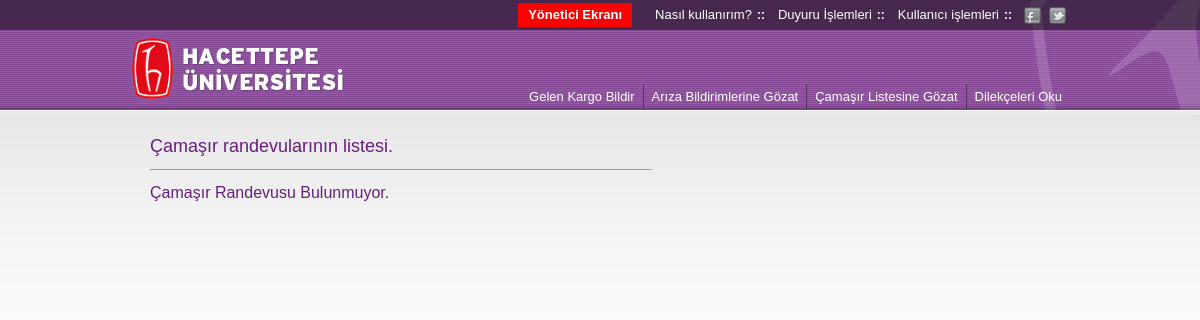
/camasirsirakontrol.php (signed in), run on an earlier commit of the app's database.
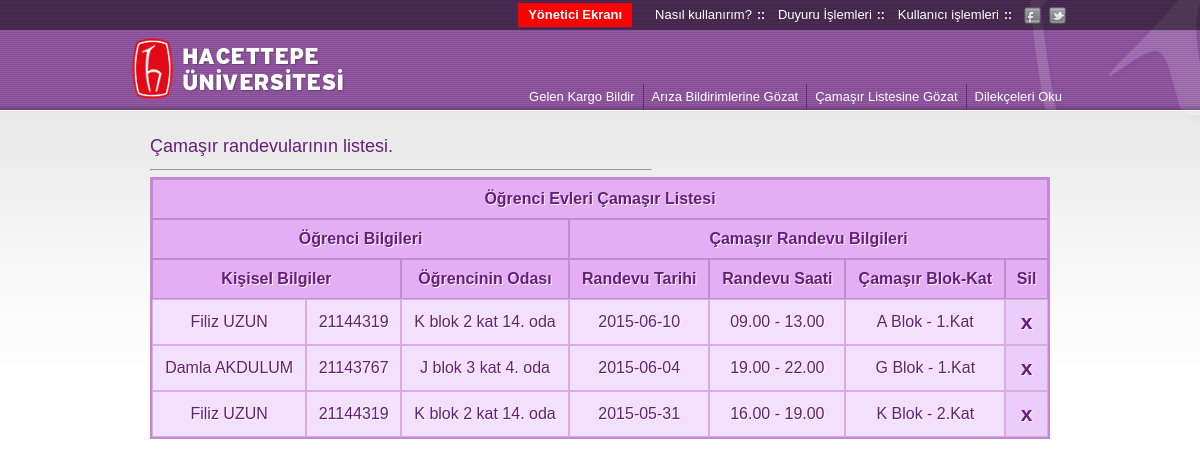
And on a later commit of the database.
### tables this page shows
CREATE TABLE IF NOT EXISTS `cmsiraal` (
  `cmsrogrno` int(8) NOT NULL,
  `cmsrblok` varchar(10) NOT NULL,
  `cmsrkat` varchar(10) NOT NULL,
  `cmsrtarihi` date NOT NULL,
  `cmsrsaati` varchar(15) NOT NULL,
  `cmsrINCREMENT` int(11) NOT NULL AUTO_INCREMENT,
  PRIMARY KEY (`cmsrINCREMENT`)
);

CREATE TABLE IF NOT EXISTS `users` (
  `adsoyad` varchar(60) NOT NULL,
  `numara` int(8) NOT NULL,
  `sifre` varchar(15) NOT NULL,
  `eposta` varchar(40) NOT NULL,
  `telefon` varchar(15) NOT NULL,
  `blok` varchar(6) NOT NULL,
  `kat` int(1) NOT NULL,
  `oda` int(2) NOT NULL,
  `cinsiyet` varchar(5) NOT NULL,
  `fotograf` varchar(120) NOT NULL,
  `hakkinda` varchar(500) DEFAULT NULL,
  `konum` varchar(8) NOT NULL,
  PRIMARY KEY (`numara`)
);

### camasirsirakontrol.php (the view, shortened to what this page needs)
<?php include 'inc/head.php';?>
<body>
    <?php include 'inc/banner-menu-yonetici.php'; ?>
    <div class="kapsul">
       <h1 class="h1Tag">Çamaşır randevularının listesi.</h1>
       <hr class="cetvel" />
            <?php
            $sql = "SELECT * FROM cmsiraal";
            $query = mysql_query($sql);
            $randevuSayisi = mysql_num_rows($query);
        ?>
        <?php
            if($randevuSayisi > 0){
                $tableHeader = "<table class='camasirTablosu' cellspacing='0'>
                            <thead><tr><th colspan='7'>Öğrenci Evleri Çamaşır Listesi</th></tr><tr>
                                <th colspan='3'>Öğrenci Bilgileri</th>
                                <th colspan='4'>Çamaşır Randevu Bilgileri</th>
                                </tr><tr>
                                <th colspan='2'>Kişisel Bilgiler</th>
                                <th>Öğrencinin Odası</th>
                                <th>Randevu Tarihi</th>
                                <th>Randevu Saati</th>
                                <th>Çamaşır Blok-Kat</th>
                                <th>Sil</th>
                                </tr></thead><tbody>";
                $tableFooter = "</tbody></table>";
                $sql = "SELECT * FROM cmsiraal JOIN users ON users.numara = cmsiraal.cmsrogrno ORDER BY cmsiraal.cmsrkat ASC , cmsiraal.cmsrsaati ASC";
                $query = mysql_query($sql);
                echo $tableHeader;
                while($record =  mysql_fetch_assoc($query)) {
                    $record["kat"] = $record["kat"] == "0" ? "Zemin": $record["kat"];
                    echo "<tr><td  class='randevusaati rezerve boldd'>$record[adsoyad] <span class='tooltip'><strong>E-posta:</strong> $record[eposta]<br/><strong>Telefon Numarası:</strong> $record[telefon]</span> </td><td class='randevusaati rezerve boldd'>$record[numara]</td><td class='randevusaati rezerve boldd'>$record[blok] blok $record[kat] kat $record[oda]. oda</td><td class='randevusaati rezerve boldd'>$record[cmsrtarihi]</td><td class='randevusaati rezerve boldd'>$record[cmsrsaati]</td><td class='randevusaati rezerve boldd'>$record[cmsrblok] Blok - $record[cmsrkat].Kat</td><td class='randevusaati musait silbtn'><a class='aryudelete' href='?silcmsr=$record[cmsrINCREMENT]'>x</a></td></tr>";
                }
                echo $tableFooter;
            }  else {
                echo '<h2 class="h2Tag">Çamaşır Randevusu Bulunmuyor.</h2>';
            }
        ?>
    </div>
</body>
</html>

What changed in the data, as far as the page shows it:
added cmsiraal: users.adsoyad "Filiz UZUN", users.numara "21144319", users.blok "K", users.kat "2", users.oda "14", cmsrtarihi "2015-06-10", cmsrsaati "09.00 - 13.00", cmsrblok "A", cmsrkat "1"
added cmsiraal: users.adsoyad "Damla AKDULUM", users.numara "21143767", users.blok "J", users.kat "3", users.oda "4", cmsrtarihi "2015-06-04", cmsrsaati "19.00 - 22.00", cmsrblok "G", cmsrkat "1"
added cmsiraal: users.adsoyad "Filiz UZUN", users.numara "21144319", users.blok "K", users.kat "2", users.oda "14", cmsrtarihi "2015-05-31", cmsrsaati "16.00 - 19.00", cmsrblok "K", cmsrkat "2"
Also different on the page:
text no longer shown: "Çamaşır Randevusu Bulunmuyor."
text now shown: "Öğrenci Evleri Çamaşır Listesi Öğrenci Bilgileri Çamaşır Randevu Bilgileri Kişisel Bilgiler Öğrencinin Odası Randevu Tarihi Randevu Saati Çamaşır Blok-Kat Sil"
